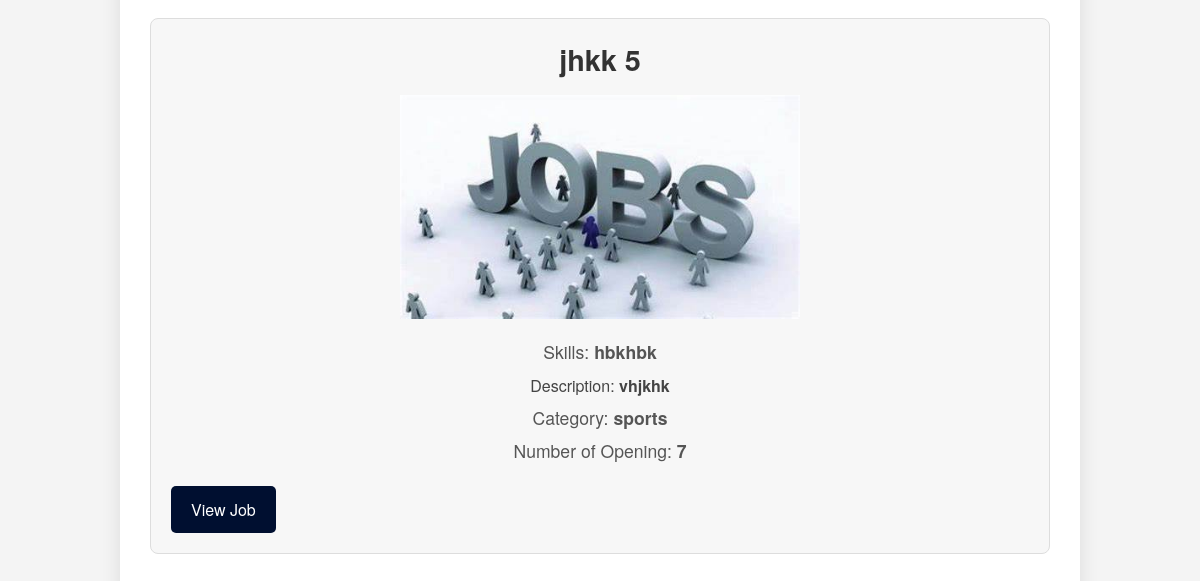
The page /jobfeed/ (lower part) on the database as committed earlier.
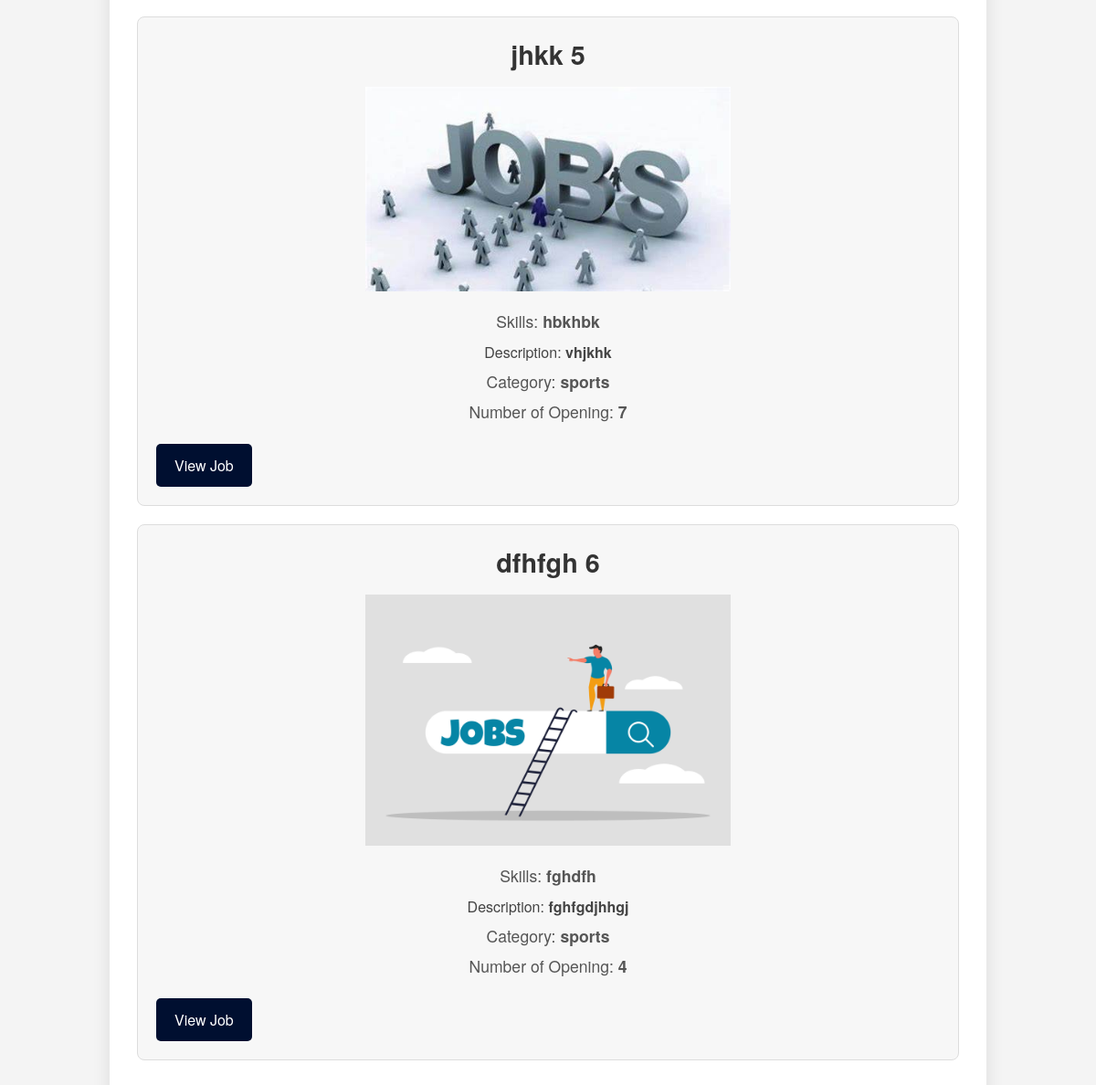
The same page on the database as committed later.
### myapp/models.py (models this page shows, shortened)
class JobModel(models.Model):
    JOB_TYPE_CHOICES = [
        ('fulltime', 'Full-time'),
        ('parttime', 'Part-time'),
    ]
    user = models.ForeignKey(Custom_user, on_delete=models.CASCADE)
    job_title = models.CharField(max_length=255, null=True)
    Number_of_opening = models.PositiveIntegerField(null=True)
    Category = models.CharField(choices=JOB_TYPE_CHOICES,max_length=255, null=True)
    Job_Description = models.TextField(max_length=255, null=True)
    Skills = models.CharField(max_length=255, null=True)
    company_logo=models.ImageField(upload_to='Media/Blog_Pic',null=True)

### myproject/views.py (the view)
# urls.py: path('jobfeed/', jobfeed, name='jobfeed'),
def jobfeed(req):
    data=JobModel.objects.all()
    context = {
        'data': data
    }
    return render(req,'jobfeed.html',context)

### template/jobfeed.html (shortened to what this page needs)
{% extends 'base.html' %}
{% block body %}
<!DOCTYPE html>
<html lang="en">
<head>
</head>
<body>
    <div class="container">
        {% for i in data %}
        <div class="job-post">
            <h2 class="job-title">{{ i.job_title }} {{i.id}}</h2>
            <div class="logo">
                <img src="/{{ i.company_logo }}" alt="Logo">
            </div>
            <div class="company">Skills: <strong>{{ i.Skills }}</strong></div>
            <div class="description">Description: <strong>{{ i.Job_Description }}</strong></div>
            <div class="salary">Category: <strong>{{ i.Category }}</strong></div>
            <div class="application-deadline">Number of Opening: <strong>{{ i.Number_of_opening }}</strong></div>
            <a href="{% url 'mainprofile' i.id %}" class="apply-button">View Job</a>
        </div>
        {% endfor %}
    </div>
</body>
</html>
{% endblock body %}

Rows that differ between the two databases and show on the page:
added JobModel: job_title "dfhfgh", id "6", company_logo (picture), Skills "fghdfh", Job_Description "fghfgdjhhgj", Category "sports", Number_of_opening "4"
